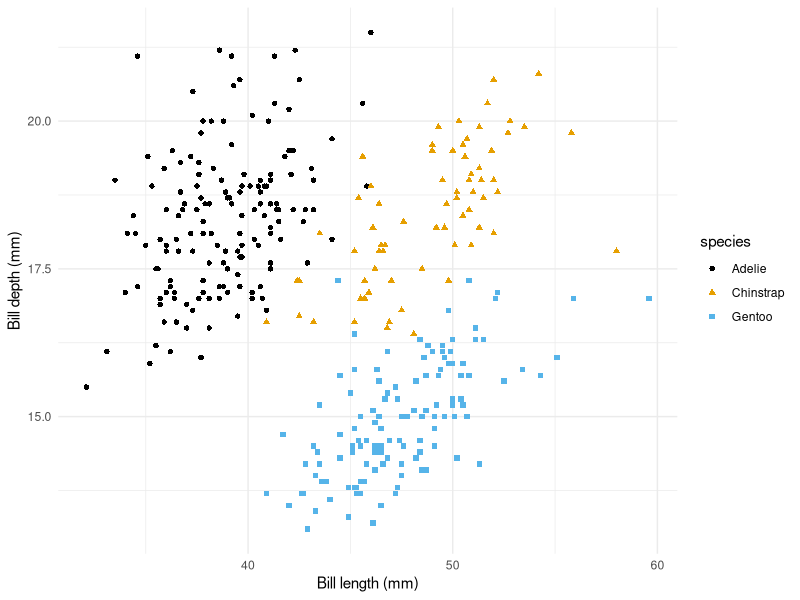

Here is the R script that generated this plot:
## ---- chunk 1
#| label: load-packages
#| message: false

library(tidyverse)
library(ggthemes)
library(palmerpenguins)
## ---- chunk 2
#| warning: false
#| fig-width: 5
#| fig-asp: 0.618
#| label: fig-bill
#| fig-cap: Bill length vs. depth

ggplot(data = penguins,
       mapping = aes(x = bill_length_mm, 
                     y = bill_depth_mm,
                     color = species,
                     shape = species)) +
  geom_point() +
  scale_color_colorblind() +
  labs(x = "Bill length (mm)", y = "Bill depth (mm)") +
  theme_minimal()
